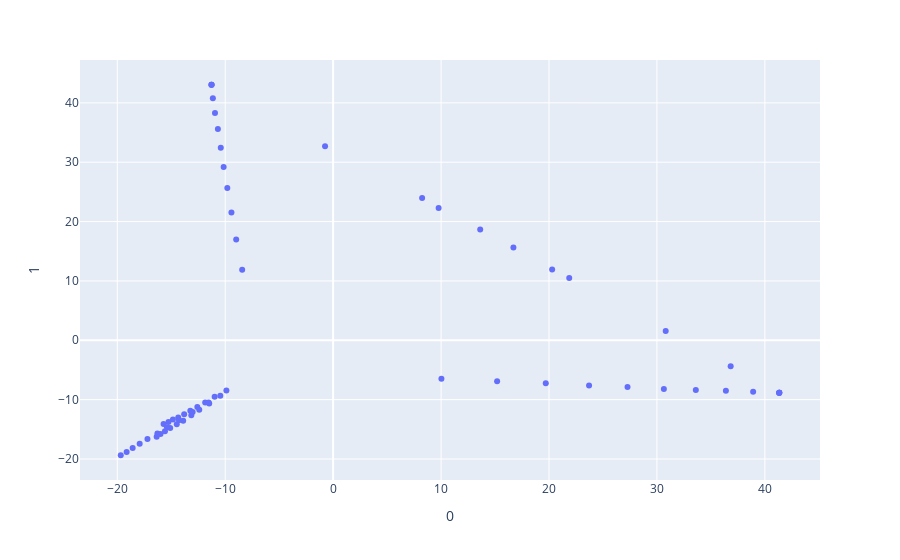

Here is the notebook cell this chart was saved with:
### Code cell
ilknoktalar34 = ilkdogrunoktalari34.copy()

for i in range(7):
    ilknoktalar34[i][0] = ilknoktalar34[i][0].flatten()
    ilknoktalar34[i][1] = ilknoktalar34[i][1].flatten()
    ilknoktalar34[i][2] = ilknoktalar34[i][2].flatten()
    ilknoktalar34[i][3] = ilknoktalar34[i][3].flatten()
    ilknoktalar34[i][4] = ilknoktalar34[i][4].flatten()

Xaralist34= []
for i in range(7):
    Xaralist34.append(np.hstack((ilknoktalar34[i][0],ilknoktalar34[i][1],ilknoktalar34[i][2],ilknoktalar34[i][3],ilknoktalar34[i][4])))



sonnoktalar34 = tümNoktalarim.copy()

for i in range(7):
    sonnoktalar34[i][0] = sonnoktalar34[i][0].flatten()
    sonnoktalar34[i][1] = sonnoktalar34[i][1].flatten()
    sonnoktalar34[i][2] = sonnoktalar34[i][2].flatten()
    sonnoktalar34[i][3] = sonnoktalar34[i][3].flatten()
    sonnoktalar34[i][4] = sonnoktalar34[i][4].flatten()

Xsonaralist34= []
for i in range(7):
    Xsonaralist34.append(np.hstack((sonnoktalar34[i][0],sonnoktalar34[i][1],sonnoktalar34[i][2],sonnoktalar34[i][3],sonnoktalar34[i][4])))




Xaralist34 = np.array(Xaralist34)
Xsonaralist34 = np.array(Xsonaralist34)
alldizi = np.vstack((Xlist,Xaralist34,Xsonaralist34))

X = alldizi

pca = PCA(n_components=2)
components = pca.fit_transform(X)

fig = px.scatter(components, x=0, y=1)
fig.show()

### Figure 1 — Plotly figure (JSON) as saved in the notebook; plotly's stock layout.template omitted (floating-point values rounded to 4 significant figures)
{"data": [{"hovertemplate": "0=%{x}<br>1=%{y}<extra></extra>", "legendgroup": "", "marker": {"color": "#636efa", "symbol": "circle"}, "mode": "markers", "name": "", "orientation": "v", "showlegend": false, "type": "scatter", "x": [-9.89, -10.98, -11.86, -12.58, -13.23, -13.8, -14.35, -14.84, -15.26, -15.71, -10.45, -11.48, -12.4, -13.14, -13.89, -14.49, -15.1, -15.58, -15.99, -16.35, -8.428, -8.984, -9.422, -9.806, -10.15, -10.41, -10.68, -10.95, -11.14, -11.27, 10.03, 15.19, 19.7, 23.71, 27.27, 30.64, 33.6, 36.39, 38.91, 41.33, -11.54, -13.02, -14.28, -15.39, -16.28, -17.2, -17.93, -18.58, -19.13, -19.68, -11.27, -0.7493, 9.771, 20.29, 30.81, 41.33, 41.33, -11.27, 8.244, 13.63, 16.7, 21.87, 36.83, 41.33], "xaxis": "x", "y": [-8.444, -9.51, -10.5, -11.24, -11.89, -12.45, -12.99, -13.34, -13.76, -14.11, -9.337, -10.66, -11.71, -12.65, -13.54, -14.16, -14.77, -15.33, -15.77, -16.25, 11.89, 16.97, 21.54, 25.64, 29.2, 32.44, 35.59, 38.29, 40.79, 43.05, -6.497, -6.914, -7.251, -7.606, -7.883, -8.19, -8.38, -8.515, -8.671, -8.829, -10.48, -12.07, -13.46, -14.64, -15.69, -16.64, -17.43, -18.16, -18.83, -19.37, 43.05, 32.68, 22.3, 11.92, 1.548, -8.829, -8.829, 43.05, 23.96, 18.69, 15.65, 10.51, -4.353, -8.829], "yaxis": "y"}], "layout": {"legend": {"tracegroupgap": 0}, "margin": {"t": 60}, "xaxis": {"anchor": "y", "domain": [0, 1], "title": {"text": "0"}}, "yaxis": {"anchor": "x", "domain": [0, 1], "title": {"text": "1"}}}}
